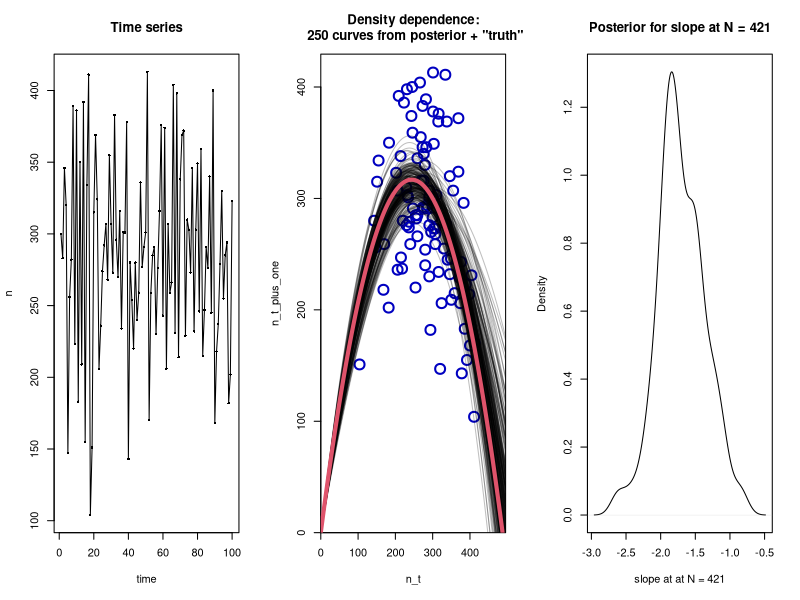

Generate this figure with R:
library(MASS) # for mvrnorm


l = 100      # length of time series
KK = 300     # carrying capacity ("K" is for kernel below)
r = 1.6      # population growth rate

# Simulate time series
n = integer(l)
n[1] = KK
for(i in 1:(l - 1)){
  expected = n[i] + r * n[i] * (1 - n[i] / KK)
  expected.plus.noise = if(expected == 0){
    0
  }else{
    max(0, rnorm(1, expected, 50))
  }
  n[i + 1] = rpois(1, expected.plus.noise)
}

d = data.frame(n_t = n[-l], n_t_plus_one = n[-1])


# Gaussian process regression ---------------------------------------------

# Code based on Carl Boettiger's Cholesky method
# https://github.com/cboettig/nonparametric-bayes/blob/master/R/gp_fit.R


# Add (0,0) as a "data" point: extinction is forever
x = c(0, d[[1]])
y = c(0, d[[2]]) - mean(d[[2]])

# Range of values to plot
x_seq = seq(0, max(d) * 1.2, length = 1000)

process_noise = 100  # populations can fluctuate this much for non-density reasons
lengthscale = max(d) * 5   # Very smooth function: values should be similar across a broad range
sigma_f = 1E9        # very flat prior: function can go anywhere.

## Squared exponential kernel
SE <- function(Xi,Xj, l=lengthscale) sigma_f * exp(-0.5 * (Xi - Xj)^2 / lengthscale^2)
covar <- function(X, Y) outer(X, Y, SE, lengthscale) 
K <- covar(x, x)
I <-  diag(1, length(x))
I[1, 1] = 1E-5 # No process noise for the *fact* that curve goes though (0,0)
K_altered = K + process_noise ^ 2 * I

# Cholesky decomposition method for GP regression
L <- t(chol(K_altered))
alpha <- solve(t(L), solve(L, y))
k_star <- covar(x, x_seq)


mu <- t(k_star) %*% alpha + mean(d[[2]]) # Expected values along x_seq
v <- solve(L, k_star)
var <- covar(x_seq,x_seq) - t(v) %*% v # Correlated uncertainty along x_seq


# Can use loglik to optimize process_noise, lengthscale, and sigma_f
loglik <- -.5 * t(y) %*% alpha - sum(log(diag(L))) - length(n) * log(2 * pi) / 2


# Examples of possible density dependence relationships from model's posterior
sample_curves = t(mvrnorm(250, mu, covar(x_seq,x_seq) - t(v) %*% v))



# plots -------------------------------------------------------------------
par(mfrow = c(1, 3))

# Plot 1
plot(n, type = "o", xlab = "time", cex = .5, pch = 16, main = "Time series")

# Plot 2
plot(
  d, 
  xlim = c(0, max(x_seq)), 
  ylim = c(0, max(d)) * 1.04, 
  pch = 1, 
  xaxs = "i", 
  yaxs = "i", 
  col = "#0000C0",
  lwd = 2,
  cex = 2,
  main = "Density dependence:\n 250 curves from posterior + \"truth\""
)
# Spaghetti lines showing possible density dependence curves
matplot(
  x_seq, 
  sample_curves, 
  type = "l",
  lty = 1,
  add = TRUE,
  col = "#00000040",
  lwd = 1
)
# "True" relationship in red
curve(
  x + r * x * (1 - x / KK), 
  add = TRUE, 
  col = 2, 
  lwd = 4, 
  from = 0, 
  to = max(x_seq)
)

# Plot 3
slopes = (sample_curves[851, ] - sample_curves[850, ]) / (x_seq[851] - x_seq[850])
plot(
  density(slopes),
  xlab = paste("slope at at N =", round(mean(x_seq[850:851]))),
  main = paste("Posterior for slope at N =", round(mean(x_seq[850:851])))
)
abline(v = 0, col = 2, lwd = 2)
